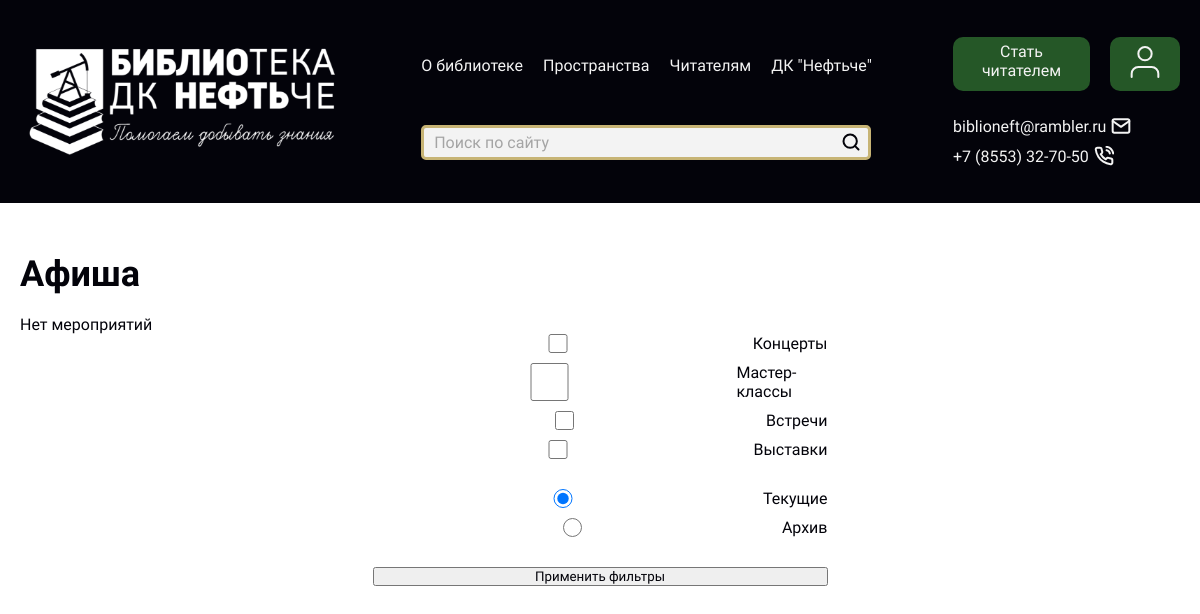
Before: /playbill with the older database file.
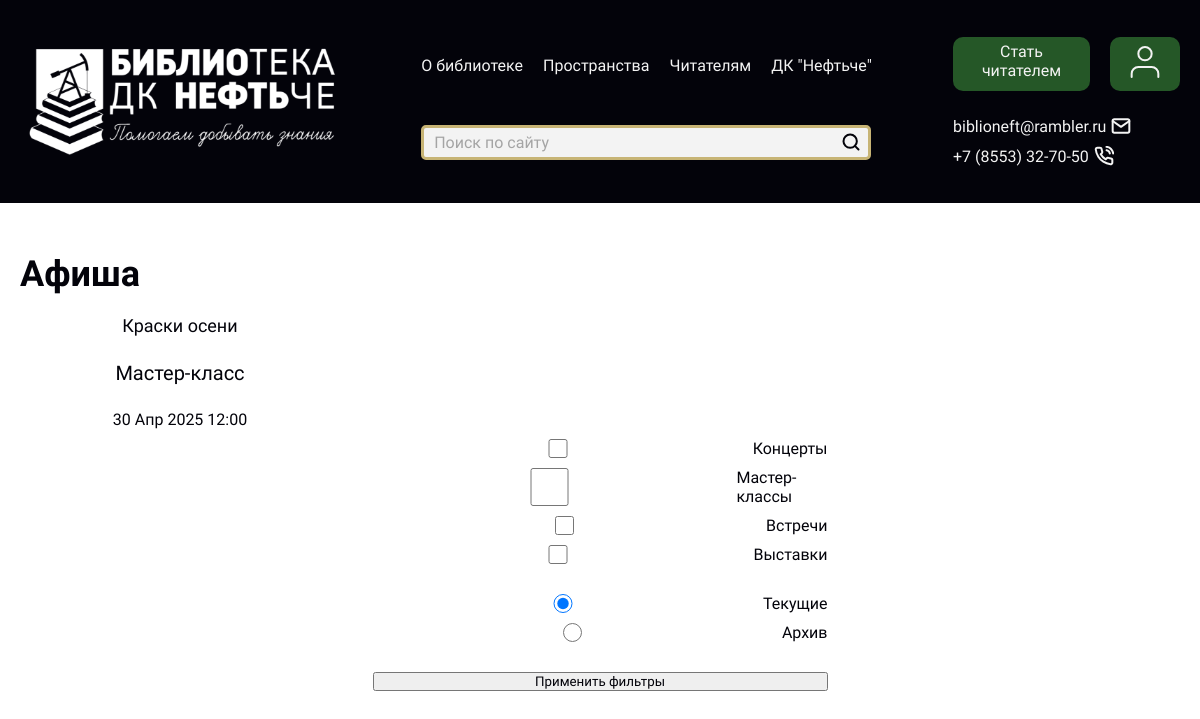
After: the same page with the newer database file.
### main/models.py (models this page shows, shortened)
class Event(models.Model):
    EVENT_TYPES = [
        ('concert', 'Концерт'),
        ('lecture', 'Лекция'),
        ('workshop', 'Мастер-класс'),
        ('meetup', 'Встреча'),
        ('other', 'Другое'),
    ]
    title = models.CharField(max_length=200, verbose_name="Название мероприятия")
    description = models.TextField(verbose_name="Описание", blank=True, null=True)
    event_type = models.CharField(max_length=50, choices=EVENT_TYPES, verbose_name="Тип мероприятия")
    start_date = models.DateTimeField(verbose_name="Дата и время начала")
    location = models.CharField(max_length=200, verbose_name="Место проведения")
    organizer = models.ForeignKey(
        User,
        on_delete=models.SET_NULL,  # Если организатор удален, оставить событие
        null=True,
        blank=True,
        verbose_name="Организатор",
        related_name="organized_events"
    )
    participants = models.ManyToManyField(
        User,
        related_name="events_participated",
        blank=True,
        verbose_name="Зрители"
    )
    max_participants = models.PositiveIntegerField(
        verbose_name="Максимальное количество зрителей",
        validators=[MinValueValidator(1)],
        blank=True,
        null=True
    )
    is_active = models.BooleanField(default=True, verbose_name="Активно")
    created_at = models.DateTimeField(auto_now_add=True, verbose_name="Дата создания")
    updated_at = models.DateTimeField(auto_now=True, verbose_name="Дата обновления")

### main/views.py (the view)
# urls.py: path('playbill', views.playbill, name='playbill')
def playbill(request):
    selected_types = request.GET.getlist('event_type')
    status_filter = request.GET.get('status', 'current')
    events = Event.objects.all()
    if selected_types:
        events = events.filter(event_type__in=selected_types)
    now = timezone.now()
    if status_filter == 'current':
        events = events.filter(start_date__gte=now)
    elif status_filter == 'archive':
        events = events.filter(start_date__lt=now)
    events = events.order_by('start_date')
    context = {
        'events': events,
        'selected_types': selected_types,
        'status_filter': status_filter,
    }
    return render(request, 'pages/playbill.html', context)

### main/templates/pages/playbill.html
{% extends 'base.html' %}
{% load static %}
{% block content %}
<div class="container">
    <h1 class="sign_title">Афиша</h1>
        <div class="plabill_container">
        {% for event in events %}
        <div class="playbill_card">
            <div class="event_card">
                <a href="{% url 'event_detail' event.pk %}" class="event_title">{{ event.title }}</a>
                <p class="event_type">{{ event.get_event_type_display }}</p>
                <p class="event_date">{{ event.start_date|date:"d M Y H:i" }}</p>
            </div>
        </div>
        {% empty %}
        <div class="playbill_card">
            <p>Нет мероприятий</p>
        </div>
        {% endfor %}
    </div>
    <form method="get" action="{% url 'playbill' %}" class="filter-form">
        <div class="filter">
            <div class="categories">
                <div>
                    <input type="checkbox" id="concert" name="event_type" value="concert"
                           {% if 'concert' in selected_types %}checked{% endif %}>
                    <label for="concert">Концерты</label>
                </div>
                <div>
                    <input type="checkbox" id="workshop" name="event_type" value="workshop"
                           {% if 'workshop' in selected_types %}checked{% endif %}>
                    <label for="workshop">Мастер-классы</label>
                </div>
                <div>
                    <input type="checkbox" id="meetup" name="event_type" value="meetup"
                           {% if 'meetup' in selected_types %}checked{% endif %}>
                    <label for="meetup">Встречи</label>
                </div>
                <div>
                    <input type="checkbox" id="other" name="event_type" value="other"
                           {% if 'other' in selected_types %}checked{% endif %}>
                    <label for="other">Выставки</label>
                </div>
            </div>
            <div class="running">
                <div>
                    <input type="radio" name="status" id="current" value="current"
                           {% if status_filter == 'current' %}checked{% endif %}>
                    <label for="current">Текущие</label>
                </div>
                <div>
                    <input type="radio" name="status" id="archive" value="archive"
                           {% if status_filter == 'archive' %}checked{% endif %}>
                    <label for="archive">Архив</label>
                </div>
            </div>
            <button type="submit" class="filter-button">Применить фильтры</button>
        </div>
    </form>
</div>
{% endblock %}

Changed rows visible on the page:
added Event: title "Краски осени", event_type "Мастер-класс", start_date "30 Апр 2025 12:00"
Other visible differences:
text no longer shown: "Нет мероприятий"
